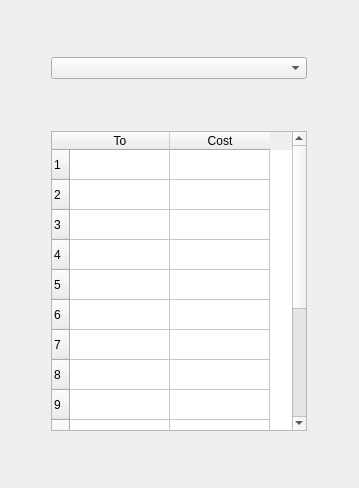
<?xml version="1.0" encoding="UTF-8"?>
<ui version="4.0">
 <class>Form</class>
 <widget class="QWidget" name="Form">
  <property name="geometry">
   <rect>
    <x>0</x>
    <y>0</y>
    <width>359</width>
    <height>488</height>
   </rect>
  </property>
  <property name="sizePolicy">
   <sizepolicy hsizetype="Maximum" vsizetype="Maximum">
    <horstretch>0</horstretch>
    <verstretch>0</verstretch>
   </sizepolicy>
  </property>
  <property name="windowTitle">
   <string>Form</string>
  </property>
  <layout class="QGridLayout" name="gridLayout">
   <item row="1" column="0">
    <widget class="QTableWidget" name="cost_table">
     <property name="sizePolicy">
      <sizepolicy hsizetype="Maximum" vsizetype="Fixed">
       <horstretch>0</horstretch>
       <verstretch>0</verstretch>
      </sizepolicy>
     </property>
     <property name="minimumSize">
      <size>
       <width>0</width>
       <height>300</height>
      </size>
     </property>
     <property name="rowCount">
      <number>15</number>
     </property>
     <property name="columnCount">
      <number>2</number>
     </property>
     <attribute name="horizontalHeaderVisible">
      <bool>true</bool>
     </attribute>
     <row/>
     <row/>
     <row/>
     <row/>
     <row/>
     <row/>
     <row/>
     <row/>
     <row/>
     <row/>
     <row/>
     <row/>
     <row/>
     <row/>
     <row/>
     <column>
      <property name="text">
       <string>To</string>
      </property>
     </column>
     <column>
      <property name="text">
       <string>Cost</string>
      </property>
     </column>
    </widget>
   </item>
   <item row="0" column="0">
    <widget class="QComboBox" name="combo_from">
     <property name="sizePolicy">
      <sizepolicy hsizetype="Preferred" vsizetype="Fixed">
       <horstretch>0</horstretch>
       <verstretch>0</verstretch>
      </sizepolicy>
     </property>
    </widget>
   </item>
  </layout>
 </widget>
 <resources/>
 <connections/>
</ui>
